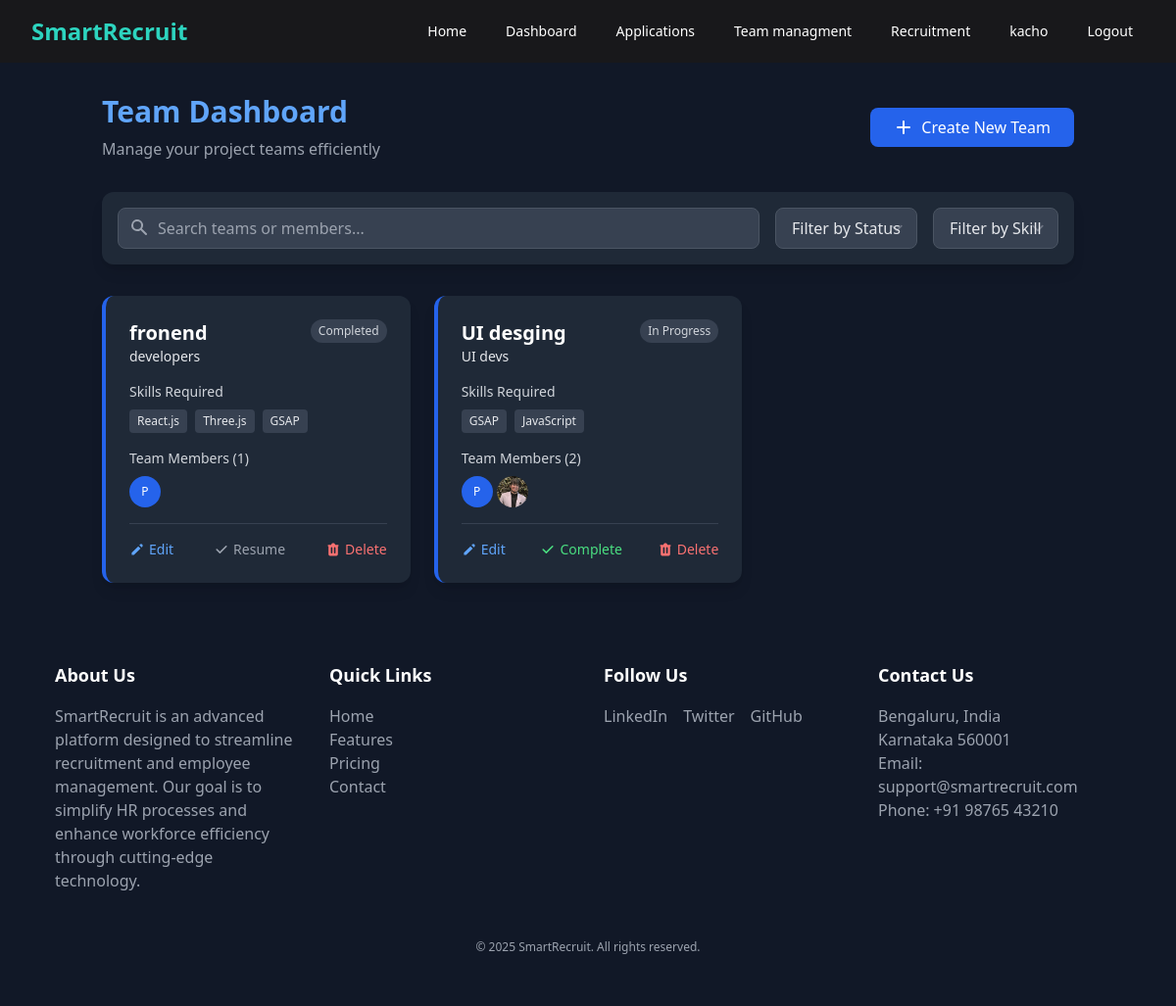
The page /manager/team/ (signed in) on the database its author committed.
### myauth/models.py (models this page shows, shortened)
class CustomUser(AbstractUser):
    ROLE_CHOICES = (
        ('admin', 'Admin'),
        ('manager', 'Manager'),
        ('employee', 'Employee'),
    )
    role = models.CharField(max_length=20, choices=ROLE_CHOICES, default='employee')
    groups = models.ManyToManyField(
        "auth.Group",
        related_name="custom_user_groups",
        blank=True
    )
    user_permissions = models.ManyToManyField(
        "auth.Permission",
        related_name="custom_user_permissions",
        blank=True
    )

### manager/models.py (models this page shows, shortened)
class TeamModel(models.Model):
    STATUS_CHOICES = [
        ('IP', 'In Progress'),
        ('CP', 'Completed'),
    ]
    team_member = models.ManyToManyField('EmployeeModel', related_name="team_member")
    team_name = models.CharField(max_length=100, null=True, blank=True)
    project_name = models.CharField(max_length=100, null=True, blank=True)
    project_description = models.TextField(blank=False, null=False,default='Give description of the project...')
    skills = models.JSONField(default=list)
    project_status = models.CharField(max_length=2, choices=STATUS_CHOICES, default='IP')
    created_at = models.DateTimeField(auto_now_add=True)
    updated_at = models.DateTimeField(auto_now=True)

class EmployeeModel(models.Model):
    EMPLOYEE_TYPES = (
        ('FR', 'Fresher'),
        ('JR', 'Junior'),
        ('SR', 'Senior'),
        ('TL', 'Team Lead'),
        ('MGR', 'Manager'),
    )
    manager = models.ForeignKey(Manager, on_delete=models.CASCADE, related_name="employee_manager")
    profile = models.OneToOneField("employee.Profile", on_delete=models.CASCADE, related_name="employee_profile", blank=True, null=True)  # ✅ String reference
    role=models.CharField(max_length=100,null=True,blank=True)
    experience = models.PositiveIntegerField(help_text="Years of experience")
    employee_type = models.CharField(max_length=3, choices=EMPLOYEE_TYPES)
    salary_lpa = models.DecimalField(max_digits=5, decimal_places=2, verbose_name="Salary (LPA)")
    is_accepted = models.BooleanField(default=False)
    created_at = models.DateTimeField(auto_now_add=True)
    updated_at = models.DateTimeField(auto_now=True)

### employee/models.py (models this page shows, shortened)
class Profile(models.Model):
    user = models.OneToOneField(CustomUser, on_delete=models.CASCADE, related_name="user_id", blank=True , null = True)
    profile_pic = models.ImageField(upload_to='media/profile_pics/', blank=True, null=True)
    name = models.CharField(max_length=255)
    email = models.EmailField(unique=True)
    phone = models.CharField(max_length=20)
    main_interest = models.CharField(max_length=255, blank=True, null=True)
    cpi = models.FloatField(blank=True, null=True)
    university = models.CharField(max_length=255, blank=True, null=True)
    skills_required = models.JSONField(default=list,validators=[validate_non_empty_list])
    experience = models.IntegerField(blank=True,null=True)
    resume = models.FileField(upload_to='media/resumes/', blank=False)
    jobsApplied = models.ManyToManyField('manager.RecruitmentModel', related_name="formsApplied", blank=True)

### manager/views.py (the view)
# urls.py: path('team/',views.team_management, name="team"),
@login_required
def team_management(req):
   teams = TeamModel.objects.all()
   emps = EmployeeModel.objects.all()
   return render(req, "manager/TeamDashboard.html",{
      'teams' : teams,
      'employees' : emps
   })

### templates/manager/TeamDashboard.html (shortened to what this page needs)
{% extends 'index.html' %}
{% load static %}
{% block content %}
  <div class="bg-gray-900 min-h-screen text-gray-200">
    {% include 'manager/nav.html' %}
    <div class="container mx-auto px-4 py-8 z-10 relative">
      <div class="flex flex-col md:flex-row justify-between items-start md:items-center mb-8">
        <div>
          <h1 class="text-3xl font-bold text-blue-400 mb-2">Team Dashboard</h1>
          <p class="text-gray-400">Manage your project teams efficiently</p>
        </div>
        <button id="createTeamBtn" class="mt-4 md:mt-0 bg-blue-600 hover:bg-blue-700 text-white px-6 py-2 rounded-lg flex items-center transition-colors">
          <svg xmlns="http://www.w3.org/2000/svg" class="h-5 w-5 mr-2" viewBox="0 0 20 20" fill="currentColor">
            <path fill-rule="evenodd" d="M10 3a1 1 0 011 1v5h5a1 1 0 110 2h-5v5a1 1 0 11-2 0v-5H4a1 1 0 110-2h5V4a1 1 0 011-1z" clip-rule="evenodd" />
          </svg>Create New Team
        </button>
      </div>
      <div class="bg-gray-800 rounded-xl p-4 mb-8 shadow-lg">
        <div class="flex flex-col md:flex-row gap-4">
          <div class="flex-1 relative">
            <input type="text" placeholder="Search teams or members..." class="w-full bg-gray-700 border border-gray-600 rounded-lg py-2 pl-10 pr-4 text-gray-200 focus:outline-none focus:ring-2 focus:ring-blue-500" />
            <svg xmlns="http://www.w3.org/2000/svg" class="h-5 w-5 text-gray-400 absolute left-3 top-2.5" viewBox="0 0 20 20" fill="currentColor">
              <path fill-rule="evenodd" d="M8 4a4 4 0 100 8 4 4 0 000-8zM2 8a6 6 0 1110.89 3.476l4.817 4.817a1 1 0 01-1.414 1.414l-4.816-4.816A6 6 0 012 8z" clip-rule="evenodd" />
            </svg>
          </div>
          <select class="bg-gray-700 border border-gray-600 rounded-lg py-2 px-4 text-gray-200 focus:outline-none focus:ring-2 focus:ring-blue-500">
            <option value="">Filter by Status</option>
          </select>
          <select class="bg-gray-700 border border-gray-600 rounded-lg py-2 px-4 text-gray-200 focus:outline-none focus:ring-2 focus:ring-blue-500">
            <option value="">Filter by Skill</option>
          </select>
        </div>
      </div>
      {% if teams %}
        <div class="grid grid-cols-1 md:grid-cols-2 lg:grid-cols-3 gap-6">
          {% for team in teams %}
            <div class="bg-gray-800 rounded-xl overflow-hidden shadow-lg border-l-4 border-blue-600 transform transition-all hover:scale-[1.02]">
              <div class="p-6">
                <div class="flex justify-between items-start mb-4">
                  <div>
                    <h3 class="text-xl font-semibold text-white">{{ team.project_name }}</h3>
                    <p class="text-{{ team.color }}-400 text-sm">{{ team.team_name }}</p>
                  </div>
                  <span class="
                    {% if team.project_status == 'Active' %}
                      bg-green-900 text-green-300
                    {% elif team.project_status == 'In Progress' %}
                      bg-yellow-900 text-yellow-300
                    {% else %}
                      bg-gray-700 text-gray-300
                    {% endif %}
                    text-xs px-2 py-1 rounded-full">
                    {{ team.get_project_status_display }}
                  </span>
                </div>
                <div class="mb-4">
                  <h4 class="text-sm font-medium text-gray-300 mb-2">Skills Required</h4>
                  <div class="flex flex-wrap gap-2">
                    {% for skill in team.skills %}
                      <span class="bg-gray-700 text-{{ team.color }}-300 px-2 py-1 rounded text-xs">{{ skill }}</span>
                    {% endfor %}
                  </div>
                </div>
                <div class="mb-4">
                  <h4 class="text-sm font-medium text-gray-300 mb-2">Team Members ({{ team.team_member.count }})</h4>
                  <div class="flex -space-x-2">
                    {% for member in team.team_member.all %}
                      <div class="flex items-center">
                        {% if member.profile and member.profile.profile_pic and member.profile.profile_pic.url %}
                          <img src="{{ member.profile.profile_pic.url }}" class="w-8 h-8 rounded-full mr-3" alt="{{ member.profile.name }}" />
                        {% else %}
                          <div class="w-8 h-8 rounded-full bg-blue-600 flex items-center justify-center text-white font-medium text-xs mr-3">{{ member.profile.name|first|upper }}</div>
                        {% endif %}
                      </div>
                    {% empty %}
                      <span class="text-gray-400 text-sm">No members to display</span>
                    {% endfor %}
                  </div>
                </div>
                <div class="flex justify-between pt-4 border-t border-gray-700">
                  <button onclick="openEditModal('{{ team.id }}')" class="text-blue-400 hover:text-blue-300 text-sm flex items-center">
                    <svg xmlns="http://www.w3.org/2000/svg" class="h-4 w-4 mr-1" viewBox="0 0 20 20" fill="currentColor">
                      <path d="M13.586 3.586a2 2 0 112.828 2.828l-.793.793-2.828-2.828.793-.793zM11.379 5.793L3 14.172V17h2.828l8.38-8.379-2.83-2.828z" />
                    </svg>Edit
                  </button>
                  {% if team.project_status != 'CP' %}
                    <button class="text-green-400 hover:text-green-300 text-sm flex items-center" onclick="toggleTeamStatus('{{ team.id }}', '{% url 'manager:toggle_project_status' 0 %}')">
                      <svg xmlns="http://www.w3.org/2000/svg" class="h-4 w-4 mr-1" viewBox="0 0 20 20" fill="currentColor">
                        <path fill-rule="evenodd" d="M16.707 5.293a1 1 0 010 1.414l-8 8a1 1 0 01-1.414 0l-4-4a1 1 0 011.414-1.414L8 12.586l7.293-7.293a1 1 0 011.414 0z" clip-rule="evenodd" />
                      </svg>Complete
                    </button>
                  {% else %}
                    <button class="text-gray-400 text-sm flex items-center" onclick="toggleTeamStatus('{{ team.id }}', '{% url 'manager:toggle_project_status' 0 %}')">
                      <svg xmlns="http://www.w3.org/2000/svg" class="h-4 w-4 mr-1" viewBox="0 0 20 20" fill="currentColor">
                        <path fill-rule="evenodd" d="M16.707 5.293a1 1 0 010 1.414l-8 8a1 1 0 01-1.414 0l-4-4a1 1 0 011.414-1.414L8 12.586l7.293-7.293a1 1 0 011.414 0z" clip-rule="evenodd" />
                      </svg>Resume
                    </button>
                  {% endif %}
                  <button onclick="confirmDelete('{{ team.id }}', '{% url 'manager:team_delete' 0 %}')" class="text-red-400 hover:text-red-300 text-sm flex items-center">
                    Delete
                  </button>
                </div>
              </div>
            </div>
          {% endfor %}
        </div>
      {% endif %}
    </div>
    <div class="z-[9] relative">
      {% include 'include/footer.html' %}
    </div>
  </div>
{% endblock %}

### templates/manager/nav.html (shortened to what this page needs)
<nav class="bg-[#18181b] text-white">
  <div class="max-w-7xl mx-auto px-4 sm:px-6 lg:px-8">
    <div class="flex justify-between items-center h-16">
      <div class="flex-shrink-0">
        <a href="#" class="text-2xl font-bold text-[#2DD4BF]">SmartRecruit</a>
      </div>
      <div class="hidden md:flex space-x-4">
        <a href="#" class="hover:text-blue-400 px-3 py-2 rounded-md text-sm font-medium">Home</a>
        {% if user.is_authenticated %}
          <a href="{% url 'manager:manager_dashboard' %}" class="hover:text-blue-400 px-3 py-2 rounded-md text-sm font-medium">Dashboard</a>
          <a class="hover:text-blue-400 px-3 py-2 rounded-md text-sm font-medium" href="{% url 'manager:getDefaultApplication' %}">Applications</a>
          <a class="hover:text-blue-400 px-3 py-2 rounded-md text-sm font-medium" href="{% url 'manager:team' %}">Team managment</a>
          <a class="hover:text-blue-400 px-3 py-2 rounded-md text-sm font-medium" href="{% url 'manager:readForms' %}">Recruitment</a>
          <a href="{% url 'myauth:login' %}" class="hover:text-blue-400 px-3 py-2 rounded-md text-sm font-medium">{{ user.username }}</a>
          <a href="{% url 'myauth:logout' %}" class="hover:text-blue-400 px-3 py-2 rounded-md text-sm font-medium">Logout</a>
        {% else %}
          <a href="{% url 'myauth:login' %}" class="hover:text-blue-400 px-3 py-2 rounded-md text-sm font-medium">Login</a>
          <a href="{% url 'myauth:signup' %}" class="hover:text-blue-400 px-3 py-2 rounded-md text-sm font-medium">Signup</a>
        {% endif %}
      </div>
    </div>
  </div>
</nav>

### rows shown on the page
CustomUser: username "kacho"
TeamModel: project_name "fronend", team_name "developers", project_status "Completed", skills "React.js" "Three.js" "GSAP", team_member.count "1"
EmployeeModel: profile.name|first "P"
TeamModel: project_name "UI desging", team_name "UI devs", project_status "In Progress", skills "GSAP" "JavaScript", team_member.count "2"
EmployeeModel: profile.profile_pic (picture)
